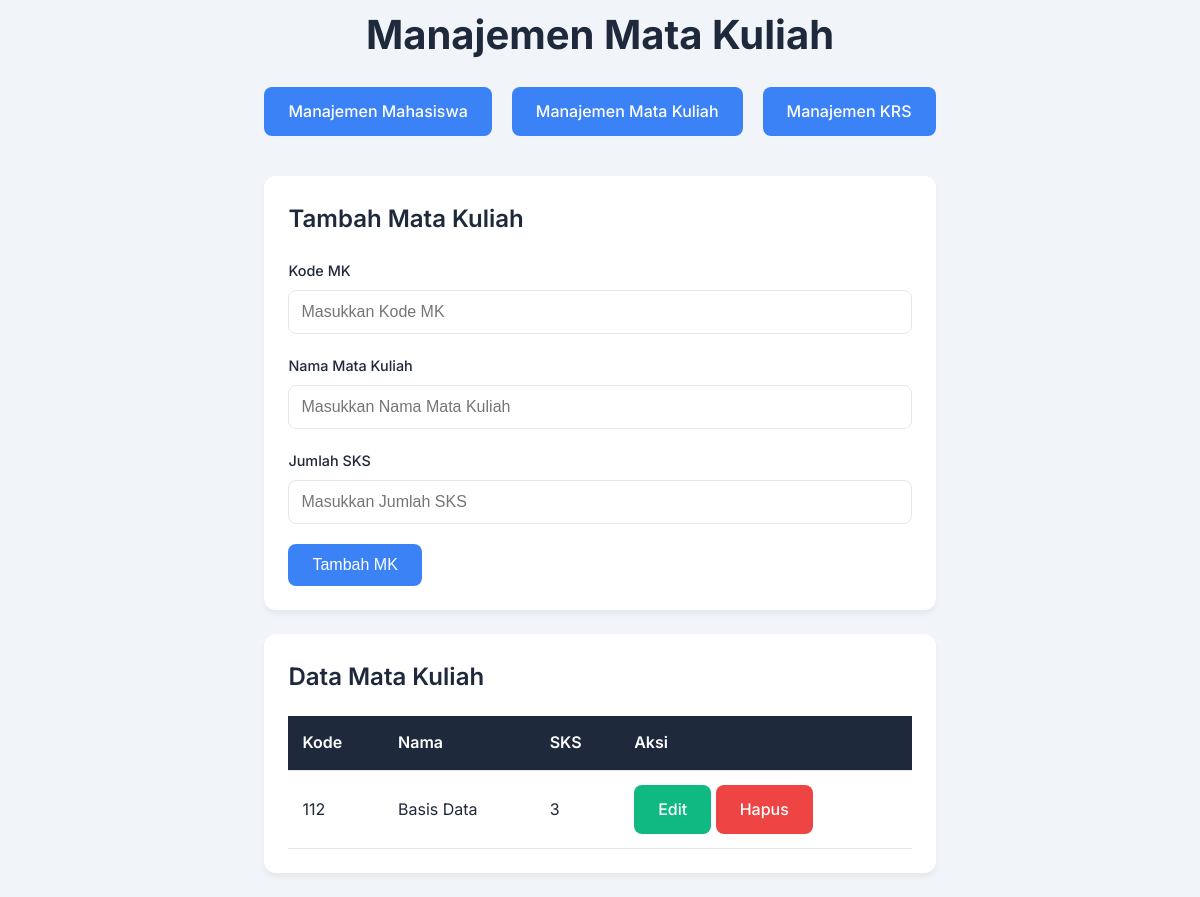
The app's page /matakuliah.php with its own data.
### tables this page shows
CREATE TABLE `matakuliah` (
  `kodemk` char(6) NOT NULL,
  `nama` varchar(50) NOT NULL,
  `jumlah_sks` int(11) NOT NULL
);

### matakuliah.php (the view, shortened to what this page needs)
<?php
include "connection.php";
$matakuliah = $conn->query("SELECT * FROM matakuliah");
?>
<!DOCTYPE html>
<html lang="id">
<head>
    <link rel="stylesheet" href="style.css">
</head>
<body>
    <div class="container">
        <header class="matkul">
            <h1>Manajemen Mata Kuliah</h1>
            <div class="navigation">
                <a href="mahasiswa.php" class="btn btn-primary">Manajemen Mahasiswa</a>
                <a href="matakuliah.php" class="btn btn-primary">Manajemen Mata Kuliah</a>
                <a href="krs.php" class="btn btn-primary">Manajemen KRS</a>
            </div>
        </header>
        <div class="card">
            <h2>Tambah Mata Kuliah</h2>
            <form method="POST" action="tambah_matakuliah.php">
                <div class="form-group">
                    <label for="kodemk">Kode MK</label>
                    <input type="text" id="kodemk" name="kodemk" placeholder="Masukkan Kode MK" required>
                </div>
                <div class="form-group">
                    <label for="nama_mk">Nama Mata Kuliah</label>
                    <input type="text" id="nama_mk" name="nama" placeholder="Masukkan Nama Mata Kuliah" required>
                </div>
                <div class="form-group">
                    <label for="jumlah_sks">Jumlah SKS</label>
                    <input type="number" id="jumlah_sks" name="jumlah_sks" placeholder="Masukkan Jumlah SKS" required>
                </div>
                <button type="submit" class="btn btn-primary">Tambah MK</button>
            </form>
        </div>
        <div class="card">
            <h2>Data Mata Kuliah</h2>
            <table>
                <thead>
                    <tr>
                        <th>Kode</th>
                        <th>Nama</th>
                        <th>SKS</th>
                        <th>Aksi</th>
                    </tr>
                </thead>
                <tbody>
                    <?php while($mk = $matakuliah->fetch_assoc()): ?>
                        <tr>
                            <td><?= $mk['kodemk'] ?></td>
                            <td><?= $mk['nama'] ?></td>
                            <td><?= $mk['jumlah_sks'] ?></td>
                            <td>
                                <a href="edit_matakuliah.php?kodemk=<?= $mk['kodemk'] ?>" class="btn btn-success">Edit</a>
                                <a href="hapus_matakuliah.php?kodemk=<?= $mk['kodemk'] ?>" class="btn btn-danger" onclick="return confirm('Yakin ingin menghapus mata kuliah ini?')">Hapus</a>
                            </td>
                        </tr>
                    <?php endwhile; ?>
                </tbody>
            </table>
        </div>
    </div>
</body>
</html>

### style.css (style rules this page uses)
:root { --primary-color: #1e293b; --accent-color: #3b82f6; --success-color: #10b981; --danger-color: #ef4444; --background: #f1f5f9; --card-bg: #ffffff; --text-color: #1e293b; --border-color: #e5e7eb; --shadow: 0 4px 6px rgba(0, 0, 0, 0.05); --secondary-color: #6b7280; }
* { box-sizing: border-box; margin: 0; padding: 0; }
body { height: 100vh; width: 100%; display: flex; justify-content: center; align-items: center; font-family: 'Inter', sans-serif; background-color: var(--background); color: var(--text-color); line-height: 1.6; }
.container { max-width: 1200px; margin: 40px auto; padding: 0 20px; }
header { text-align: center; margin-bottom: 40px; display: flex; justify-content: space-between; align-items: center; }
header h1 { font-size: 2.5rem; font-weight: 700; color: var(--primary-color); }
.matkul { display: flex; justify-content: space-between; align-items: center; flex-direction: column; padding-top: 100px; }
.navigation { display: flex; flex-wrap: wrap; padding-top: 20px; gap: 20px; justify-content: center; }
.card { background: var(--card-bg); border-radius: 12px; padding: 24px; margin-bottom: 24px; box-shadow: var(--shadow); width: 100%; }
.card h2 { font-size: 1.5rem; font-weight: 600; width: 100%; margin-bottom: 20px; }
.form-group { margin-bottom: 20px; }
.form-group label { display: block; font-size: 0.9rem; font-weight: 500; margin-bottom: 8px; color: var(--text-color); }
.form-group input, .form-group select, .form-group textarea { width: 100%; padding: 12px; border: 1px solid var(--border-color); border-radius: 8px; font-size: 1rem; background: #fff; transition: border-color 0.2s ease; }
.btn { display: inline-block; padding: 12px 24px; border: none; border-radius: 8px; font-size: 1rem; font-weight: 500; text-align: center; cursor: pointer; text-decoration: none; transition: all 0.2s ease; }
.btn-primary { background: var(--accent-color); color: #fff; }
.btn-success { background: var(--success-color); color: #fff; }
.btn-danger { background: var(--danger-color); color: #fff; }
table { width: 100%; border-collapse: collapse; margin-top: 20px; }
thead { background: var(--primary-color); color: #fff; }
th, td { padding: 14px; text-align: left; border-bottom: 1px solid var(--border-color); }
th { font-weight: 600; }

### records on screen
matakuliah: kodemk "112", nama "Basis Data", jumlah_sks "3"
